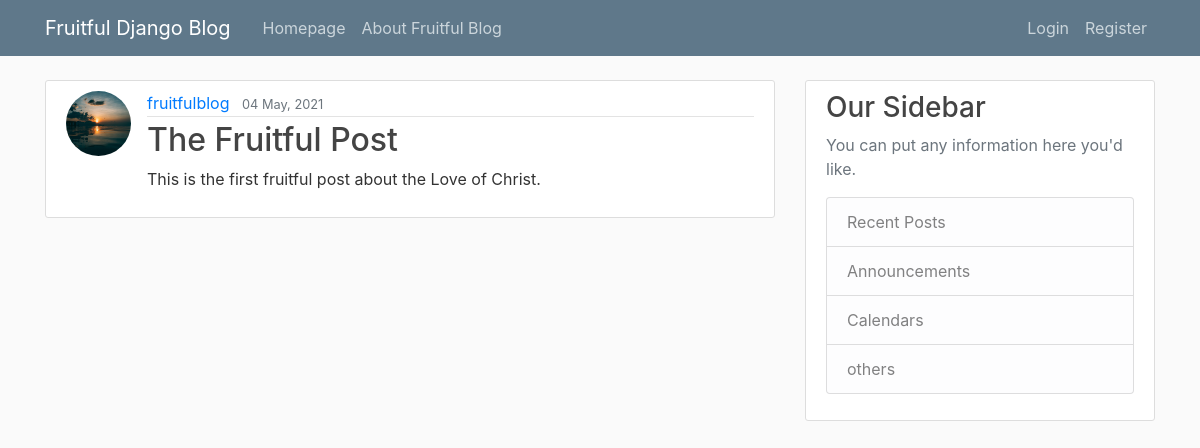
The app's page /, older data.
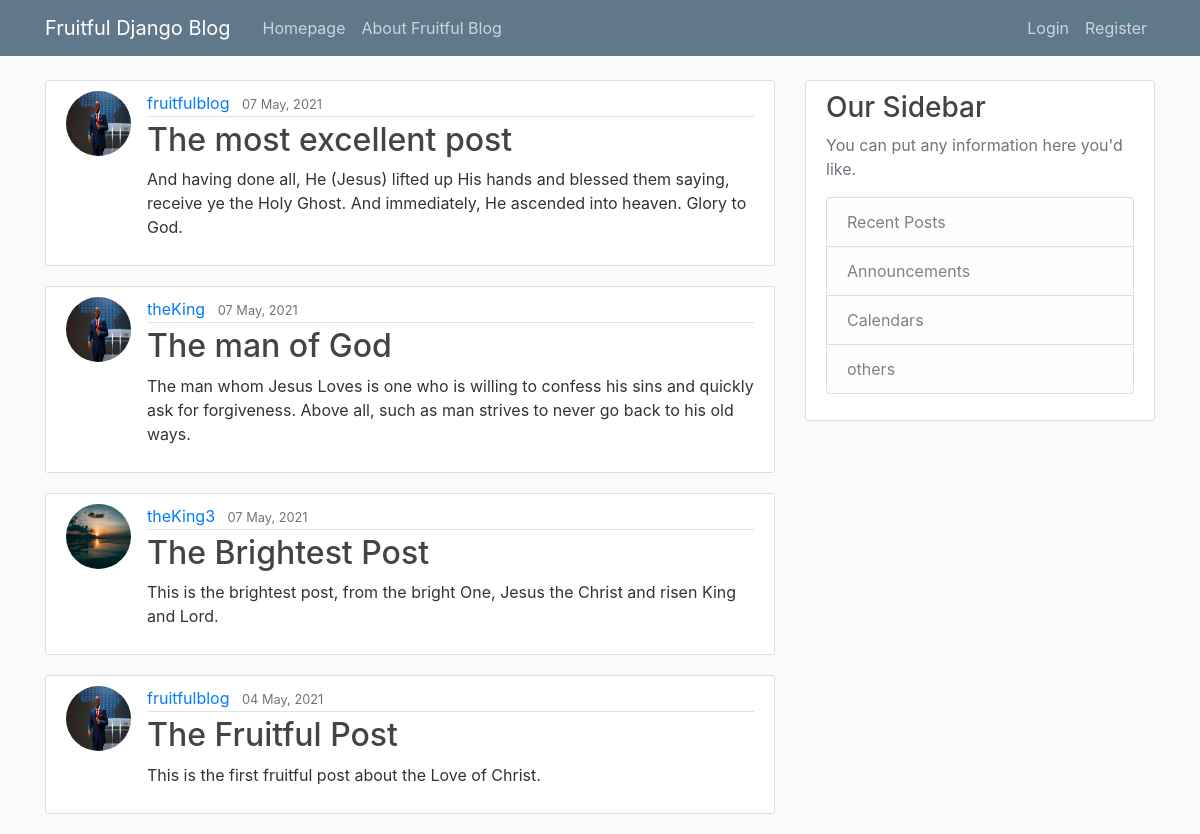
The same page, newer data.
### fruitfulblog/models.py (models this page shows, shortened)
class Post(models.Model):
    title = models.CharField(max_length=150)
    content = models.TextField()
    date_posted = models.DateTimeField(default=timezone.now)
    author = models.ForeignKey(User, on_delete=models.CASCADE)

### endusers/models.py (models this page shows, shortened)
class Profile(models.Model):
    enduser = models.OneToOneField(User, on_delete=models.CASCADE)
    image = models.ImageField(default='default.jpg', upload_to='profile_pics')

### fruitfulblog/views.py (the view)
# urls.py: path('', PostListView.as_view(), name='blog_home'),
class PostListView(ListView): #class-based view
    model = Post
    template_name = 'fruitfulblog/home.html'
    context_object_name = 'posts'
    ordering = ['-date_posted']

### fruitfulblog/templates/fruitfulblog/home.html
{% extends 'fruitfulblog/base.html' %}
{% block content %}
    {% for post in posts %}
    <article class="media content-section">
      <img class ="rounded-circle article-img" src="{{ post.author.profile.image.url }}">
        <div class="media-body">
          <div class="article-metadata">
            <a class="mr-2" href="#">{{ post.author }}</a>
            <small class="text-muted">{{ post.date_posted|date:"d F, Y"}}</small>
          </div>
          <h2><a class="article-title" href="{% url 'post_detail' post.id %}">{{ post.title }}</a></h2>
          <p class="article-content">{{ post.content }}</p>
        </div>
      </article>
    {% endfor %}
{% endblock content %}

### fruitfulblog/templates/fruitfulblog/base.html (shortened to what this page needs)
{% load static %}
<!DOCTYPE html>
<html>
<head>
    <link rel="stylesheet" href="https://maxcdn.bootstrapcdn.com/bootstrap/4.0.0/css/bootstrap.min.css">
    <link rel="stylesheet" type="text/css" href="{% static 'fruitfulblog/main.css' %}">
</head>
<body>
    <header class="site-header">
        <nav class="navbar navbar-expand-md navbar-dark bg-steel fixed-top">
          <div class="container">
            <a class="navbar-brand mr-4" href="{% url 'blog_home' %}">Fruitful Django Blog</a>
            <div class="collapse navbar-collapse" id="navbarToggle">
              <div class="navbar-nav mr-auto">
                <a class="nav-item nav-link" href="{% url 'blog_home' %}">Homepage</a>
                <a class="nav-item nav-link" href="{% url 'blog_about' %}">About Fruitful Blog</a>
              </div>
              <div class="navbar-nav">
                {% if user.is_authenticated %}
                  <a class="nav-item nav-link" href="{% url 'post_create' %}">New Post</a>
                  <a class="nav-item nav-link" href="{% url 'profile' %}">Profile</a>
                  <a class="nav-item nav-link" href="{% url 'logout' %}">Logout</a>
                {% else %}
                  <a class="nav-item nav-link" href="{% url 'login' %}">Login</a>
                  <a class="nav-item nav-link" href="{% url 'register' %}">Register</a>
                {% endif %}
                </div>
            </div>
          </div>
        </nav>
      </header>
      <main role="main" class="container">
        <div class="row">
          <div class="col-md-8">
            {% block content %}{% endblock %}
          </div>
          <div class="col-md-4">
            <div class="content-section">
              <h3>Our Sidebar</h3>
              <p class='text-muted'>You can put any information here you'd like.
                <ul class="list-group">
                  <li class="list-group-item list-group-item-light">Recent Posts</li>
                  <li class="list-group-item list-group-item-light">Announcements</li>
                  <li class="list-group-item list-group-item-light">Calendars</li>
                  <li class="list-group-item list-group-item-light">others</li>
                </ul>
              </p>
            </div>
          </div>
        </div>
      </main>
</body>
</html>

### fruitfulblog/static/fruitfulblog/main.css (style rules this page uses)
body { background: #fafafa; color: #333333; margin-top: 5rem; }
h1, h2, h3, h4, h5, h6 { color: #444444; }
ul { margin: 0; }
.bg-steel { background-color: #5f788a; }
.site-header .navbar-nav .nav-link { color: #cbd5db; }
.content-section { background: #ffffff; padding: 10px 20px; border: 1px solid #dddddd; border-radius: 3px; margin-bottom: 20px; }
.article-title { color: #444444; }
.article-content { white-space: pre-line; }
.article-img { height: 65px; width: 65px; margin-right: 16px; }
.article-metadata { padding-bottom: 1px; margin-bottom: 4px; border-bottom: 1px solid #e3e3e3 }

Row changes from the older to the newer data that the page shows:
added Post: author.profile.image (picture), author "fruitfulblog", date_posted "07 May, 2021", title "The most excellent post", content "And having done all, He (Jesus) lifted up His hands and blessed them saying, receive ye the Holy Ghost. And immediately, He ascended into heaven. Glory to God."
added Post: author.profile.image (picture), author "theKing", date_posted "07 May, 2021", title "The man of God", content "The man whom Jesus Loves is one who is willing to confess his sins and quickly ask for forgiveness. Above all, such as man strives to never go back to his old ways."
added Post: author.profile.image (placeholder picture), author "theKing3", date_posted "07 May, 2021", title "The Brightest Post", content "This is the brightest post, from the bright One, Jesus the Christ and risen King and Lord."
changed through a linked row, Post "The Fruitful Post": author.profile.image: picture added in place of a placeholder
